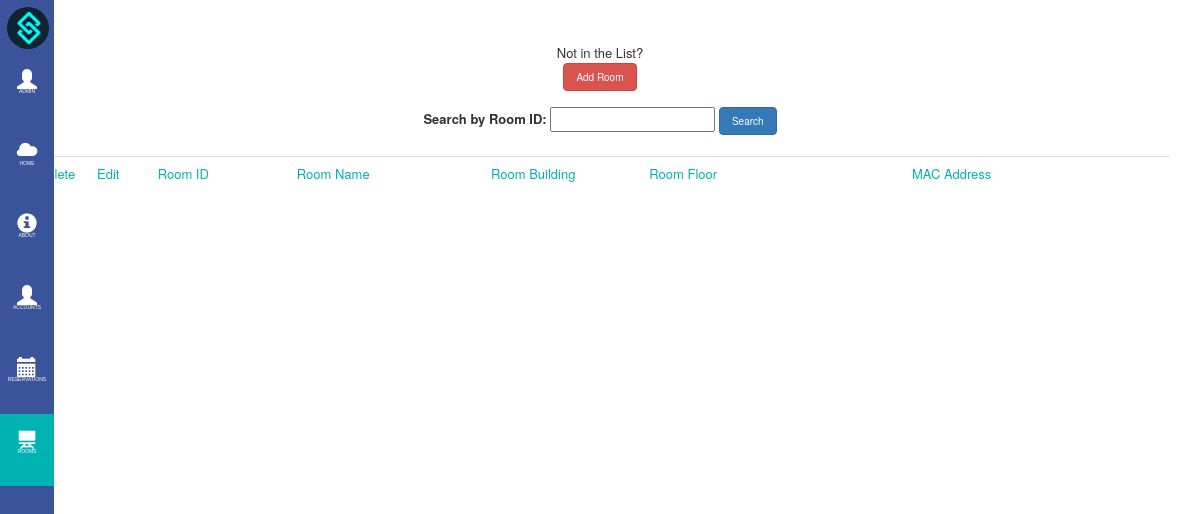
Before: /Room_View.php with the older database file.
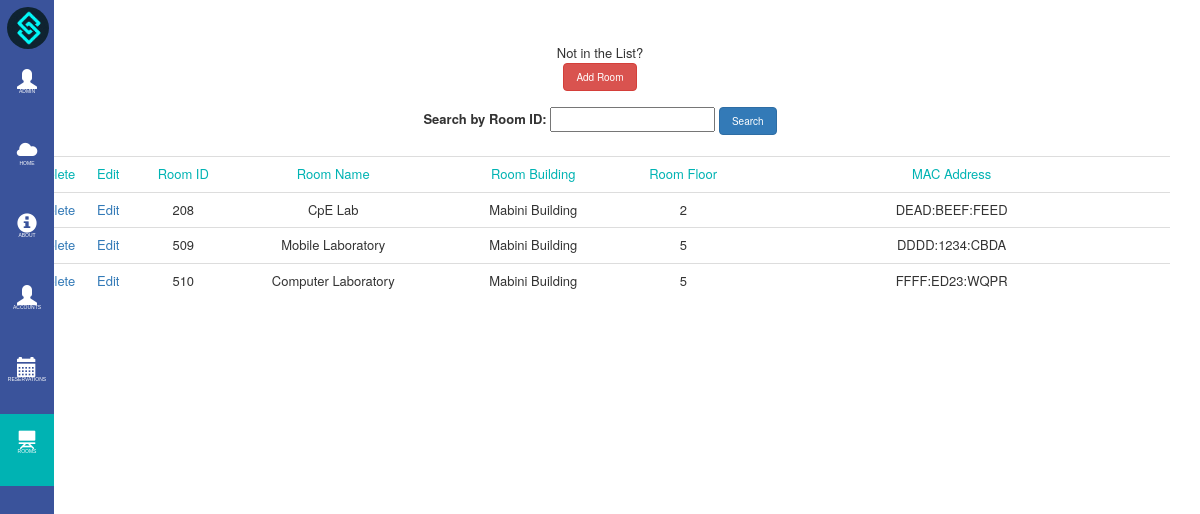
After: the same page with the newer database file.
### tables this page shows
CREATE TABLE `tbl_roomlist` (
  `room_id` varchar(5) NOT NULL,
  `room_name` varchar(100) NOT NULL,
  `room_bldg` varchar(100) NOT NULL,
  `room_floor` varchar(50) NOT NULL,
  `mac_address` varchar(100) NOT NULL
);

### Room_View.php (the view, shortened to what this page needs)
<html>
    <head>
    </head>
    <link rel="stylesheet" href="css/bootstrap.min.css">
    <link rel="stylesheet" href="bren/side_bar.css" type="text/css">
    <link rel="stylesheet" href="mika/about.css" type="text/css">
    <link rel="stylesheet" href="mika/jumbotron.css" type="text/css">
    <body>
        <div class="sidebar">
    <ul>
        <li> <img src ='logo3.png' style="width: 78%; border-radius: 100%; margin-left: 7px; margin-top: 7px; margin-bottom: 5px"></li>
        <li><a onclick="return openaccNav()"><span class="glyphicon glyphicon-user"></span><span class="menu_label">Admin</span></a></li>
        <li><a href="homepage.php"><span class="glyphicon glyphicon-cloud"></span><span class="menu_label">Home</span></a></li>
        <li><a href="aboutusadmin.php" ><span class="glyphicon glyphicon-info-sign" ></span><span class="menu_label">About</span></a></li>
        <li><a href="employees.php"><span class="glyphicon glyphicon-user"></span><span class="menu_label">Accounts</span></a></li>
        <li><a href="schedtable.php"><span class="glyphicon glyphicon-calendar"></span><span class="menu_label">Reservations</span></a></li>
        <li><div class="selected"><a href="Room_View.php"><span class="glyphicon glyphicon-blackboard"></span><span class="menu_label">Rooms</span></div></li>
    </ul>
    </div>
        <div class="container cont" id="container-table">
            <table class="table">
             <tr>
                 <td id="headers" COLSPAN=8>
                    Not in the List?
                    <a href="addroomlist.php" id="addroom"><button class="btn btn-danger">Add Room</button></a>
		</td>
            </tr>
                 <tr>
		<td id="headers" COLSPAN=8>
		<form NAME="searchArea" METHOD="POST" ACTION="">
			<label>Search by Room ID:</label>
			<input TYPE="text" ID="txtSearchLN" NAME="txtSearchLN">
                        <input class="btn btn-primary search_button" TYPE="submit" VALUE=" Search ">
		</form>
		</td>
            </tr>
                <tr class="headers" style="color:#00b3b3">
                    <td id="delete">Delete</td>
                    <td id="edit">Edit</td>
                    <td id="room_id">Room ID</td>
                    <td id="room_name">Room Name</td>
                    <td id="room_bldg">Room Building</td>
                    <td id="room_flr">Room Floor</td>
                    <td id="room_mac">MAC Address</td>
            </tr>
            <?php
include 'connect.php';
$searchLN = $_POST['txtSearchLN'];
if ($searchLN=="undefined")
 {
   $SQL = mysqli_query($con,"SELECT * FROM tbl_roomlist ORDER BY room_id");
 }
else
 {
   $SQL=mysqli_query($con,"SELECT * FROM tbl_roomlist WHERE room_id LIKE '$searchLN%'");
 }
while($row=mysqli_fetch_array($SQL))
	{
 ?>
	<tr>
		<td ALIGN="CENTER"><a onclick="return Del()" href="delete_room.php?SID=<?php echo $row['room_id']; ?>">Delete</a></td>
		<td ALIGN="CENTER"><a href="edit_room.php?SID=<?php echo $row['room_id']; ?>">Edit</a></td>
		<td><?php echo $row['room_id']; ?></td>
		<td><?php echo $row['room_name']; ?></td>
		<td><?php echo $row['room_bldg']; ?></td>
		<td><?php echo $row['room_floor']; ?></td>
		<td><?php echo $row['mac_address']; ?></td>
	</tr>
	<?php
	}
	?>
            </table>
        </div>
    </body>
</html>

Changed rows visible on the page:
added tbl_roomlist: room_id "208", room_name "CpE Lab", room_bldg "Mabini Building", room_floor "2", mac_address "DEAD:BEEF:FEED"
added tbl_roomlist: room_id "509", room_name "Mobile Laboratory", room_bldg "Mabini Building", room_floor "5", mac_address "DDDD:1234:CBDA"
added tbl_roomlist: room_id "510", room_name "Computer Laboratory", room_bldg "Mabini Building", room_floor "5", mac_address "FFFF:ED23:WQPR"
